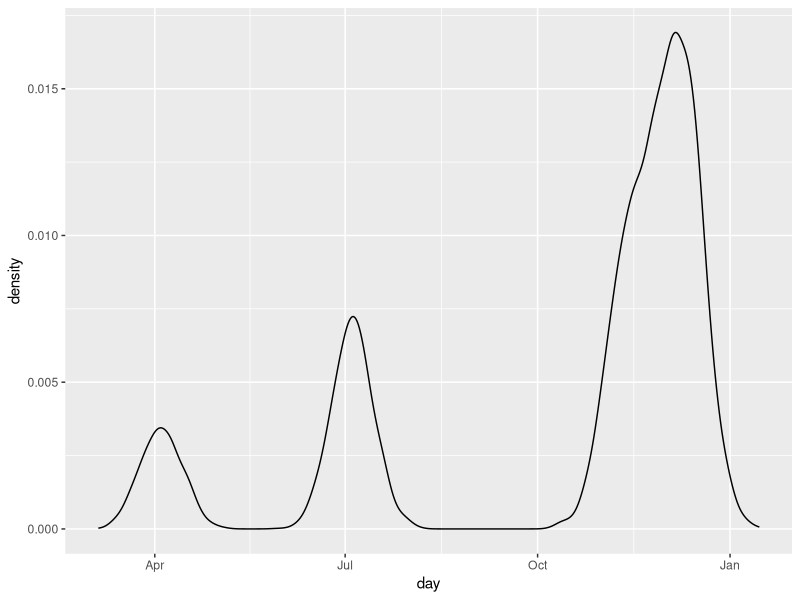

Recreate this plot in R.
# Goal: Mimic national timeline
# https://coronavirus.jhu.edu/region/united-states
# https://www.npr.org/sections/health-shots/2020/09/01/816707182/map-tracking-the-spread-of-the-coronavirus-in-the-u-s
# Day    1: 2020-01-01
# Day  366: 2021-01-01
# Day  731: 2022-01-01
# Day 1096: 2023-01-01

base_size <- 1000

w2020_3 <- rnorm(n = base_size * 1, mean = 90, sd = 30)
w2020_6 <- rnorm(n = base_size * 1, mean = 150, sd = 30)


d <-
  c(
    w2020_3,
    w2020_6
  ) |>
  tibble::tibble(day = _)

f <- function(center , amplitude, sd) {
  # browser()
  # tibble::tibble(
  #
  # )
  # as.Date("2020-01-01") +
  rnorm(n = base_size * amplitude, mean = center, sd = sd) |>
    as.integer() #|>
    # lubridate::days()
}
d <-
  {
    tibble::tribble(
      ~center , ~amplitude, ~sd,
      94L ,         1L,   10L,
      186L ,        2L,   10L,
      315L ,        2L,   10L,
      330L ,        2L,   10L,
      345L ,        4L,   10L,
     ) |>
    purrr::pmap(f) |>
    unlist() +
    as.Date("2020-01-01")
  } |>
    tibble::tibble(day = _)


library(ggplot2)
ggplot(d, aes(x = day)) +
  geom_density(bw = 3)
